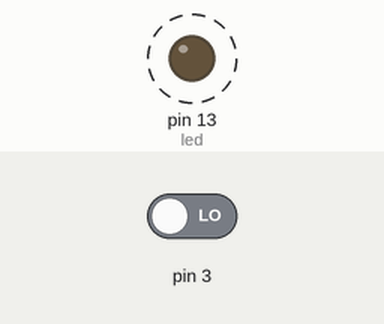
Recording of a sketch running on a simulated Arduino Uno, built with avr-gcc and run on an emulated ATmega328P. Parts: output pins drawn as LEDs (lit = HIGH). Dashed ring = blinking. Inputs (shaded band) come from the test bench; at power-on: pin 3 LOW. What the sketch prints to the serial monitor is not drawn.

Above: at 1.2 s.
1.3 s: pin 3 driven HIGH
Timing chart, 0 to 9.5 s (numbered marks = the images above; inputs shaded):
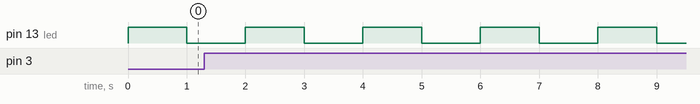

Measured:
- by itself, pin 13 (led): alternates HIGH for 1.0 s and LOW for 1.0 s

The sketch:

Interupci_nBoton.ino
```cpp
int led=13;
int btn=2;
int cont=0;
int btns=0;
int band=0;
void setup(){
  Serial.begin(9600);
  pinMode(led,OUTPUT);
  pinMode(btn, INPUT);

  cli();
  DDRD &= ~(1 << DDD1);
  PORTD |= (1 << PORTD1);
  EICRA |= (1 << ISC10);
  EIMSK |= (1 << INT1);
  sei();
}


void loop(){
  //btns=analogRead(btn);
  //Rutina de tiempo que hace parpadear 1 led a 1 Hz por segundo
  //if(btns>100){
    //Serial.println("Hola");
  //}
  digitalWrite(led, HIGH);
  delay(1000);
  digitalWrite(led, LOW);
  delay(1000);
}

//Rutina para contar cada que se oprime el botón
ISR(INT1_vect){
    cont++;
    Serial.println("EL CONTADOR ES:");
    Serial.println(cont);
}
```
